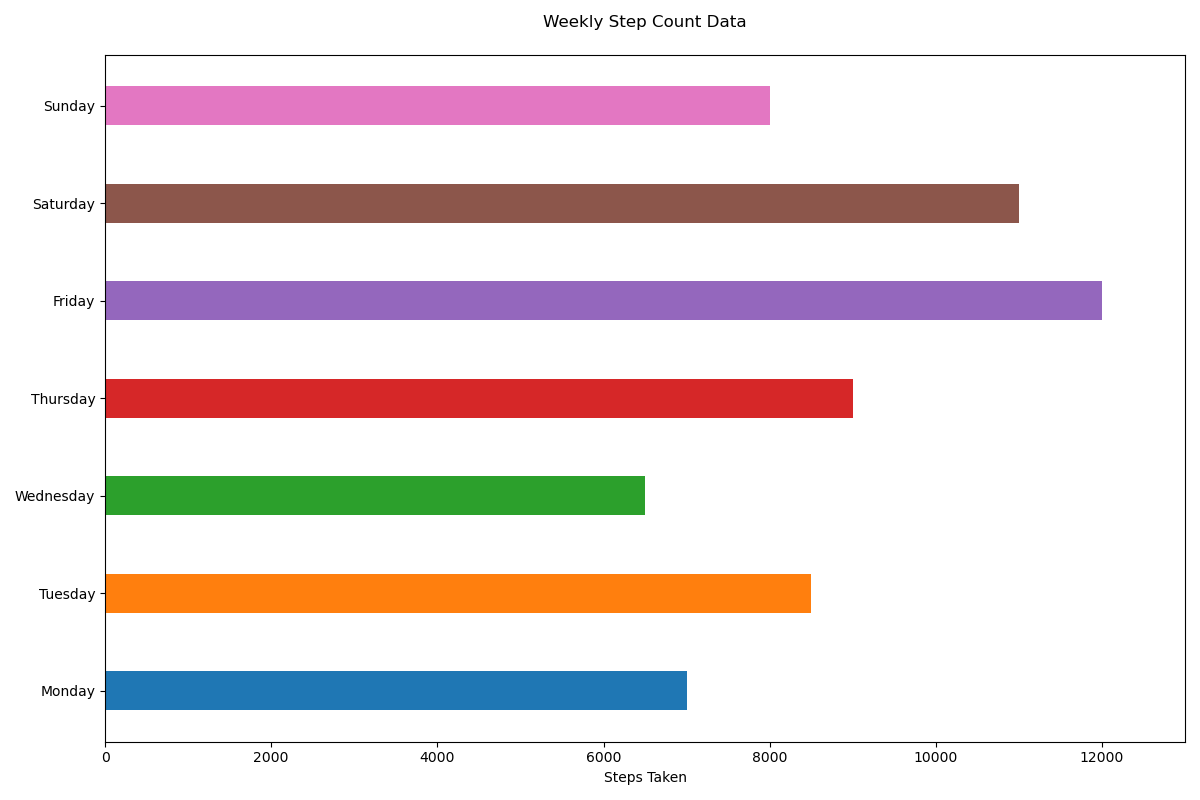

Here is the Python script that generated this plot:
import matplotlib.pyplot as plt

# Data
days = ['Monday', 'Tuesday', 'Wednesday', 'Thursday', 'Friday', 'Saturday', 'Sunday']
steps = [7000, 8500, 6500, 9000, 12000, 11000, 8000]

# Create figure and axis objects
fig, ax = plt.subplots(figsize=(12, 8))  # Changed figure size

# Plotting the bar chart
ax.barh(days, steps, color=['#1f77b4', '#ff7f0e', '#2ca02c', '#d62728', '#9467bd', '#8c564b', '#e377c2'], height=0.4)  # Changed colors and bar height

# Customizing the plot (labels, title, etc.)
ax.set_xlabel('Steps Taken')
ax.set_title('Weekly Step Count Data', pad=20)  # Changed title and added padding

# Adjusting the limit to better fit the data
ax.set_xlim([0, 13000])  # Adjusted to accommodate the maximum data point

# Display the plot
plt.tight_layout()
plt.show()
